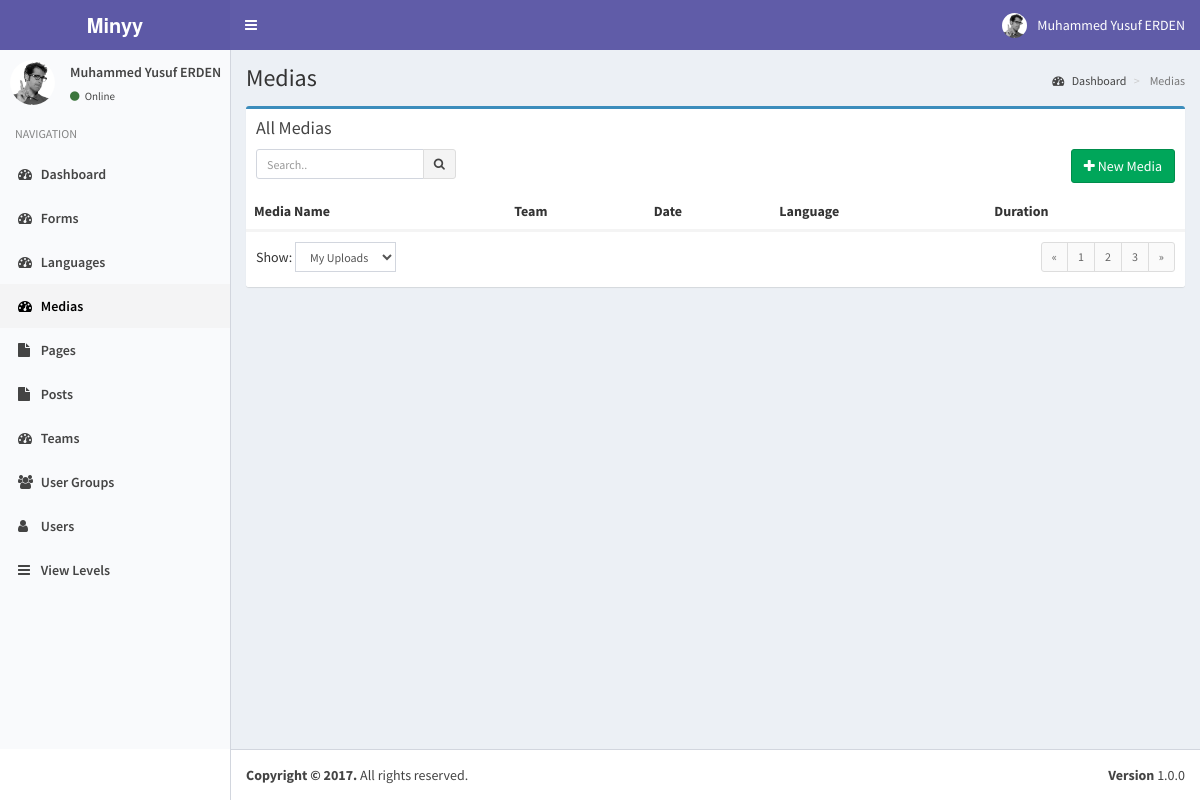
The page /index.php?controller=module&action=medias (signed in) on the database as committed earlier.
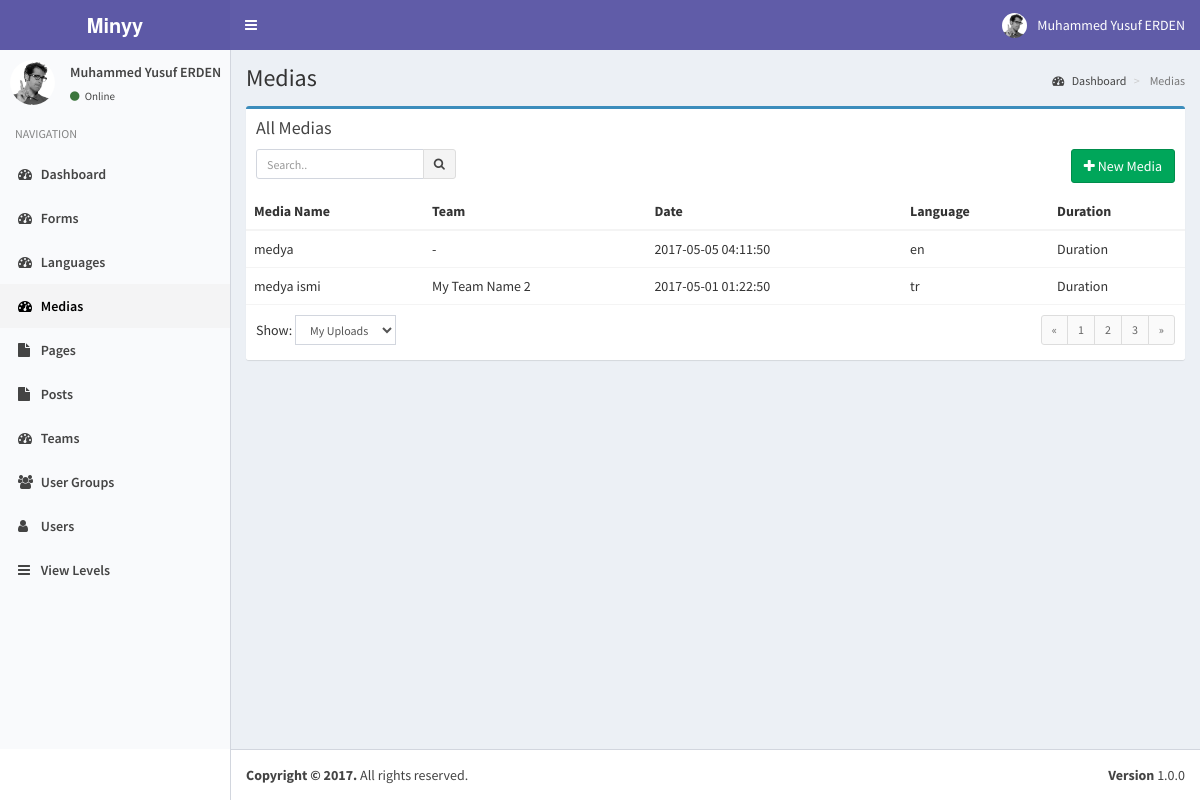
The same page on the database as committed later.
### tables this page shows
CREATE TABLE IF NOT EXISTS `users` (
  `pk_user_id` int(11) NOT NULL AUTO_INCREMENT,
  `username` varchar(50) NOT NULL,
  `password` varchar(50) NOT NULL,
  `email` varchar(75) NOT NULL,
  `last_visit` timestamp NOT NULL DEFAULT CURRENT_TIMESTAMP ON UPDATE CURRENT_TIMESTAMP,
  `fullname` varchar(50) DEFAULT NULL,
  `registration_date` timestamp NULL DEFAULT NULL,
  PRIMARY KEY (`pk_user_id`)
);

CREATE TABLE IF NOT EXISTS `medias` (
  `pk_media_id` int(11) NOT NULL AUTO_INCREMENT,
  `name` tinytext,
  `description` text,
  `media_url` text NOT NULL,
  `media_type` varchar(12) NOT NULL,
  `created_at` datetime NOT NULL DEFAULT CURRENT_TIMESTAMP ON UPDATE CURRENT_TIMESTAMP,
  `created_by` int(11) NOT NULL,
  `lang_code` varchar(8) NOT NULL,
  `pk_team_id` int(11) DEFAULT NULL,
  `translated_langs` text,
  PRIMARY KEY (`pk_media_id`),
  KEY `pk_team_id` (`pk_team_id`) USING BTREE,
  KEY `created_by` (`created_by`) USING BTREE,
  KEY `lang_code` (`lang_code`) USING BTREE
);

CREATE TABLE IF NOT EXISTS `teams` (
  `pk_team_id` int(11) NOT NULL AUTO_INCREMENT,
  `name` varchar(255) DEFAULT NULL,
  `description` text,
  `created_at` datetime NOT NULL DEFAULT CURRENT_TIMESTAMP ON UPDATE CURRENT_TIMESTAMP,
  `created_by` int(11) NOT NULL,
  `params` json DEFAULT NULL,
  PRIMARY KEY (`pk_team_id`),
  KEY `created_by` (`created_by`) USING BTREE
);

### helpers/view_helper.php (called while the page is built, shortened)
<?php
class ViewHelper
{
    private static $__layout='public';
    public static function getView($viewFolder,$viewFile){
        Functions::requireFile('views/'.$viewFolder,$viewFile.'.php');
    }
    public static function setLayout($layout){
        self::$__layout=$layout;
    }
    public static function getHeader(){
        require_once('views/'.self::$__layout.'_header.php');
    }
}
?>

### controllers/medias_controller.php (called while the page is built, shortened)
<?php
class MediasController implements ModuleInterface
{
    public static function getList($params=array()) {
        $search_term=isset($_GET['search_term']) ? Functions::clearString($_GET['search_term']) : "";
        $order_by=isset($_GET['order_by']) && !empty($_GET['order_by']) ? strtolower(Functions::clearString($_GET['order_by'])) : "id";
        $order_dir=isset($_GET['order_dir']) && !empty($_GET['order_dir']) ? strtolower(Functions::clearString($_GET['order_dir'])) : "desc";
        $limit=isset($_GET['limit']) && !empty($_GET['limit']) ? (int) Functions::clearString($_GET['limit']) : 20;
        $page=isset($_GET['page']) && !empty($_GET['page']) ? (int) Functions::clearString($_GET['page']) : 1;
        $offset=($page-1)*$limit;
        $params=[
            "search_term"=>$search_term,
            "order_by"=>$order_by,
            "order_dir"=>$order_dir,
            "limit"=>$limit,
            "offset"=>$offset
        ];
        $objList = Medias::getObjList($params);
        ViewHelper::getView('medias','medias');
    }
}
?>

### index.php (called while the page is built, shortened)
<?php
require_once('helpers/view_helper.php');
require_once('helpers/functions_helper.php');
require_once('helpers/translate_helper.php');
require_once('models/users_model.php');
require_once('models/view_levels_model.php');
require_once('models/medias_model.php');
require_once('routes.php');

### models/users_model.php (called while the page is built, shortened)
<?php
class Users implements DatabaseObject {
    public $groups;
    public function __construct($pk_user_id,$username,$password,$email,$last_visit,$fullname,$registration_date){
        $this->fullname=$fullname;
        $this->groups=$this->getUserGroups($pk_user_id);
        $this->modules=$this->getUserModules($pk_user_id);
    }
    public static function getObj($id){
        try{
            $db = Db::getInstance();
            $id = intval($id);
            $req = $db->prepare('SELECT * FROM users WHERE pk_user_id = :pk_user_id');
            $req->execute(array('pk_user_id' => $id));
            $obj = $req->fetch();
            if($obj){
                return new Users( $obj['pk_user_id'],
                                    $obj['username'],
                                    $obj['password'],
                                    $obj['email'],
                                    $obj['last_visit'],
                                    $obj['fullname'],
                                    $obj['registration_date']);
            }
            else{
                return [];
            }
        }
        catch (PDOException $e){
            return $e->getMessage();
        }
    }
    public function getUserGroups($id){
        try{
            $db = Db::getInstance();
            $id = intval($id);
            $req = $db->prepare('SELECT * FROM user_usergroup_map WHERE pk_user_id = :pk_user_id');
            $req->execute(array('pk_user_id' => $id));
            $list=[];
            foreach($req->fetchAll() as $obj) {
                $list[]= $obj['pk_group_id'];
            }
            return $list;
        }
        catch (PDOException $e){
            return $e->getMessage();
        }
    }
    public function getUserModules($id){
        $modules=[];
        $params=[
            "search_term"=>"",
            "order_by"=>"name",
            "order_dir"=>"asc",
            "limit"=>"1000",
            "offset"=>"0"
        ];
        $viewLevels=ViewLevels::getObjList($params);
        foreach($viewLevels as $viewObj){
            $voGroups=json_decode($viewObj->groups);
            $voModules=json_decode($viewObj->modules);
            foreach($this->groups as $uoGroup){
                if(in_array($uoGroup,$voGroups)){
                    $modules=array_merge($modules,$voModules);
                }
            }
        }
        $modules=array_merge(array_unique($modules));
        asort($modules);
        global $controllers;
        foreach($modules as $kmodule=>$vmodule){
            $modules[$kmodule]=$controllers['module'][$vmodule];
        }
        return $modules;
    }
}

### models/view_levels_model.php (called while the page is built, shortened)
<?php
class ViewLevels implements DatabaseObject {
    public function __construct($pk_view_level_id,$title,$groups,$modules){
        $this->groups=$groups;
        $this->modules=$modules;
    }
    public static function getObjList($params){
        $list = [];
        $order_dirs=array("desc","asc");
        $key=array_search($params["order_dir"],$order_dirs);
        $order_dir=$order_dirs[($key) ? $key : 0];
        $order_columns=array("pk_view_level_id", "title");
        $key=array_search($params["order_by"],$order_columns);
        $order_by=$order_columns[($key) ? $key : 0];
        $limit=$params["limit"] ? $params["limit"] : "20";
        $offset=$params["offset"] ? $params["offset"] : "0";
        $query="SELECT * FROM view_levels";
        $query.=" ORDER BY $order_by $order_dir LIMIT :offset , :limit";
        $db = Db::getInstance();
        $req = $db->prepare($query);
        $req->bindValue(':limit', intval($limit), PDO::PARAM_INT);
        $req->bindValue(':offset', intval($offset), PDO::PARAM_INT);
        $req->execute();
        foreach($req->fetchAll() as $obj) {
            $list[] = new ViewLevels( $obj['pk_view_level_id'],
                                $obj['title'],
                                $obj['groups'],
                                $obj['modules']);
        }
        return $list;
    }
}

### models/medias_model.php (called while the page is built, shortened)
<?php
    class Medias implements DatabaseObject{
        public function __construct($pk_media_id, $name, $description , $media_url, $media_type ,$created_at , $created_by , $username , $lang_code , $pk_team_id , $team_name ){
            $this->pk_media_id = $pk_media_id;
            $this->name = $name;
            $this->created_at  = $created_at;
            $this->lang_code  = $lang_code;
            $this->pk_team_id  = $pk_team_id;
            $this->team_name = $team_name;
        }
        public static function getObjList($params){
            $list = [];
            $order_dirs=array('desc','asc');
            $key=array_search($params['order_dir'],$order_dirs);
            $order_dir=$order_dirs[($key) ? $key : 0];
            $order_columns=array('pk_media_id','created_by', 'created_at', 'media_type', 'lang_code', 'pk_team_id','media_url');
            $key=array_search($params['order_by'],$order_columns);
            $order_by=$order_columns[($key) ? $key : 0];
            $limit=$params['limit'] ? $params['limit'] : '20';
            $offset=$params['offset'] ? $params['offset'] : '0';
            $query='SELECT m.*,u.username,t.name as team_name FROM minyy.medias as m LEFT JOIN minyy.users as u on m.created_by=u.pk_user_id LEFT JOIN minyy.teams as t on t.pk_team_id=m.pk_team_id ';
            $query.=" ORDER BY $order_by $order_dir LIMIT :offset , :limit";
            $db = Db::getInstance();
            $req = $db->prepare($query);
            $req->bindValue(':limit', intval($limit), PDO::PARAM_INT);
            $req->bindValue(':offset', intval($offset), PDO::PARAM_INT);
            $req->execute();
            foreach($req->fetchAll() as $obj) {
                $list[] = new Medias( $obj['pk_media_id'],
                                    $obj['name'],
                                    $obj['description'],
                                    $obj['media_url'],
                                    $obj['media_type'],
                                    $obj['created_at'],
                                    $obj['created_by'],
                                    $obj['username'],
                                    $obj['lang_code'],
                                    $obj['pk_team_id'],
                                    $obj['team_name']);
            }
            return $list;
        }
    }
?>

### views/medias/medias.php (the view, shortened to what the rows shown need)
<?php ViewHelper::getHeader(); ?>
<?php
    global $objList;
    global $params;
?>
<section class="content-header">
    <h1>
    </h1>
    <ol class="breadcrumb">
    <li><a href="index.php"><i class="fa fa-dashboard"></i> <?php T::__("Dashboard"); ?></a></li>
    <li class="active"> <?php T::__("Medias"); ?></li>
    </ol>
</section>
<section class="content">
    <div class="row">
    <div class="col-xs-12">
        <div class="box  box-primary">
                <div class="box-header">
                    <h3 class="box-title">All Medias</h3>
                    <div class="box-toolbox">
                        <form id="search-form">
                        <div class="input-group input-group-sm pull-left search-form">
                            <input type="text" name="table_search" class="form-control pull-right" placeholder="<?php T::__("Search.."); ?>" <?php echo !empty(Functions::getUrlVariableValue("search_term")) ? "value='".htmlspecialchars(urldecode(Functions::getUrlVariableValue("search_term")))."'" : ""; ?> />
                            <div class="input-group-btn">
                                <button type="submit" class="btn btn-default"><i class="fa fa-search"></i></button>
                            </div>
                        </div>
                        </form>
                        <button type="button" data-toggle="openModal" data-target="#addTeamModal" class="btn btn-success pull-right">
                            <i class="fa fa-plus"></i> <?php T::__("New Media"); ?>
                        </button>
                    </div>
                </div>
                <div class="box-body no-padding">
                    <table class="table table-hover">
                        <thead>
                            <tr>
                                <th>Media Name</th>
                                <th>Team</th>
                                <th>Date</th>
                                <th>Language</th>
                                <th>Duration</th>
                            </tr>
                        </thead>
                        <tbody style="cursor: pointer;">
                            <?php $i=$params['offset']+1; foreach($objList as $media): ?>
                            <tr data-id="<?php echo $media->pk_media_id; ?>">
                                <td class="has-link"><?php echo $media->name; ?></td>
                                <td class="has-link"><?php echo ($media->pk_team_id == null)?'-':$media->team_name; ?></td>
                                <td class="has-link"><?php echo $media->created_at; ?></td>
                                <td class="has-link"><?php echo $media->lang_code; ?></td>
                                <td class="has-link"><?php echo 'Duration'; ?></td>
                            </tr>
                            <?php endforeach; ?>
                        </tbody>
                    </table>
                </div>
                <div class="box-footer clearfix">
                <div class="table-length dataTables_length pull-left">
                    <label><?php T::__("Show:"); ?>
                        <select name="list" class="form-control input-sm" style="width: inherit;">
                            <option value="user" <?php echo Functions::getUrlVariableValue("list")=="My Uploads" ? "selected" : ""; ?>>My Uploads</option>
                        </select>
                    </label>
                </div>
                <div class="table-length dataTables_length pull-right">
                    <div class="box-tools">
                        <ul class="pagination pagination-sm no-margin pull-right">
                        <li><a href="#">«</a></li>
                        <li><a href="#">1</a></li>
                        <li><a href="#">2</a></li>
                        <li><a href="#">3</a></li>
                        <li><a href="#">»</a></li>
                        </ul>
                    </div>
                </div>
            </div>
            </div>
        </div>
        </div>
    </div>
    </div>

### views/static/header.php (shortened to what the rows shown need)
<?php
global $currentUser;
?>
<a href="index2.html" class="logo">
    <span class="logo-lg"><b>Minyy</b></span>
</a>
<nav class="navbar navbar-static-top">
    <a href="#" class="sidebar-toggle" data-toggle="offcanvas" role="button">
    </a>
    <div class="navbar-custom-menu">
    <ul class="nav navbar-nav">
        <li class="dropdown user user-menu">
        <a href="#" class="dropdown-toggle" data-toggle="dropdown">
            <img src="assets/img/user2-160x160.jpg" class="user-image" alt="User Image">
            <span class="hidden-xs"><?php echo $currentUser->fullname; ?></span>
        </a>
            </li>
        </ul>
    </div>
</nav>

### views/static/sidebar.php
<?php
global $currentUser;
?>
<section class="sidebar">
    <div class="user-panel">
    <div class="pull-left image">
        <img src="assets/img/user2-160x160.jpg" class="img-circle" alt="User Image">
    </div>
    <div class="pull-left info">
        <p><?php echo $currentUser->fullname; ?></p>
        <a href="#"><i class="fa fa-circle text-success"></i> <?php echo T::__('Online'); ?></a>
    </div>
    </div>
    <ul class="sidebar-menu">
    <li class="header"><?php echo T::__('NAVIGATION'); ?></li>
    <?php
    foreach($currentUser->modules as $module=>$moduleProps):
    ?>
    <li class="<?php echo Functions::isActive($moduleProps["key"]); ?>">
        <a href="index.php?controller=module&action=<?php echo $moduleProps["key"]; ?>"><i class="fa <?php echo $moduleProps["icon"]; ?>"></i> <?php echo $moduleProps["name"]; ?></a>
    </li>
    <?php endforeach; ?>
    </ul>
</section>

Rows that differ between the two databases and show on the page:
added medias: name "medya", created_at "2017-05-05 04:11:50", lang_code "en"
added medias: name "medya ismi", pk_team.name "My Team Name 2", created_at "2017-05-01 01:22:50", lang_code "tr"
